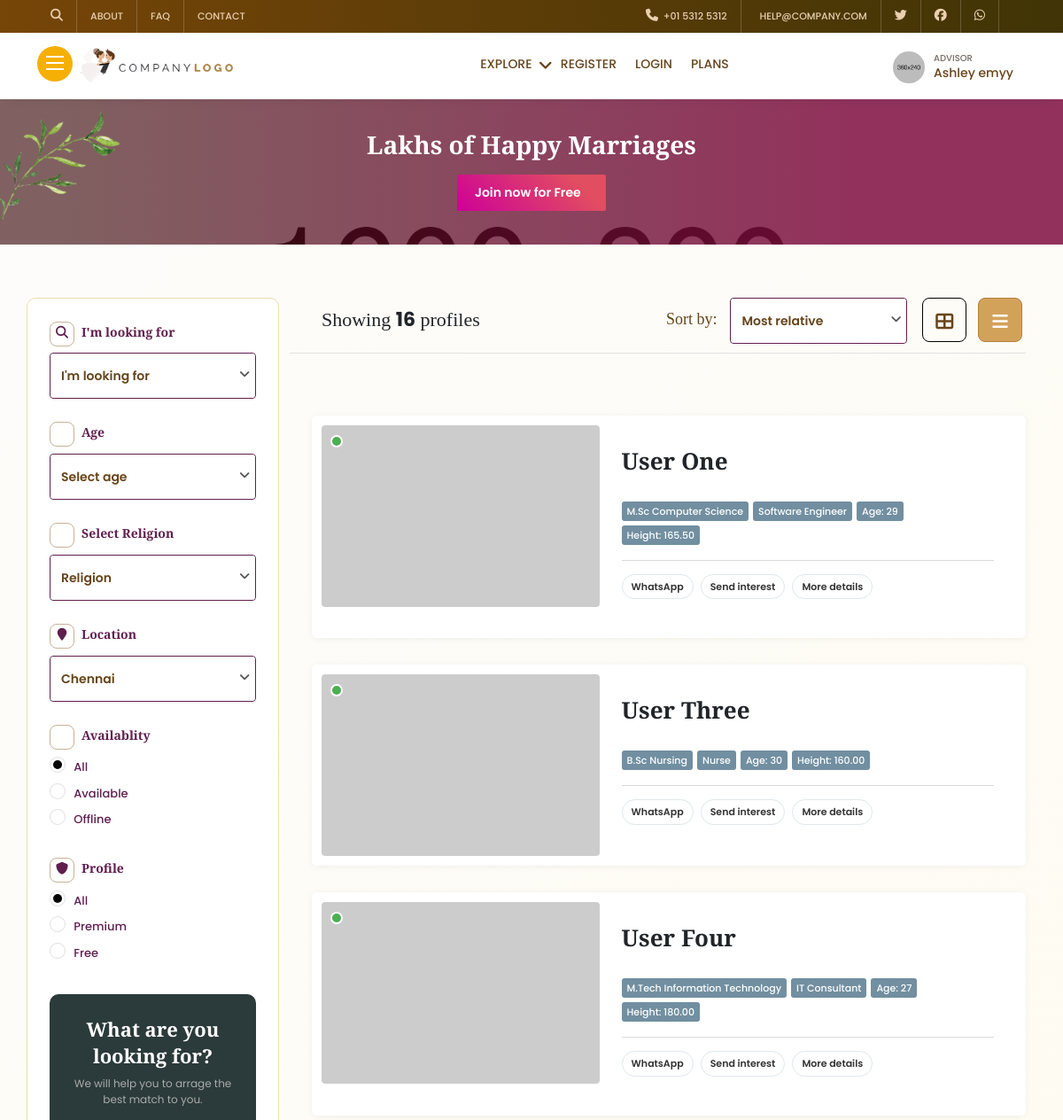
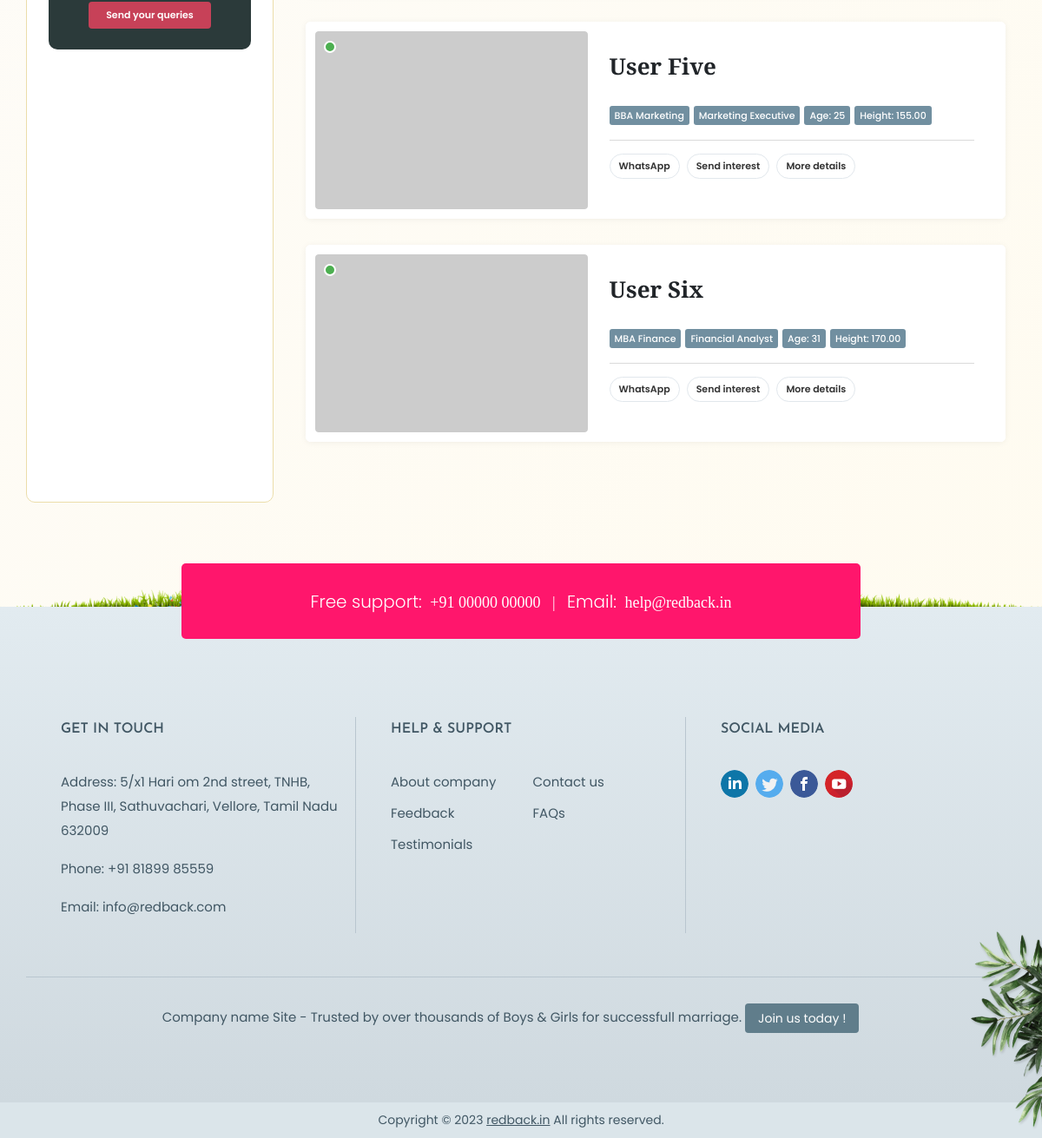
Screenshot of /allprofiles/ with the database file from the repository (2 pictures, top to bottom).
### app/models.py (models this page shows, shortened)
class Biodata(models.Model):
    user = models.OneToOneField(User, on_delete=models.CASCADE)
    gender = models.CharField(choices=genderchoices,max_length=10)
    city = models.ForeignKey(City, on_delete=models.SET_NULL, null=True)
    date_of_birth = models.DateField()
    age = models.IntegerField()
    height = models.DecimalField(max_digits=5, decimal_places=2)  # Example: 5.9 for 5'9"
    weight = models.DecimalField(max_digits=5, decimal_places=2)  # Example: 70.5 for 70.5 kg
    father_name = models.CharField(max_length=150)
    mother_name = models.CharField(max_length=150)
    address = models.TextField()
    job_type = models.ForeignKey(JobType, on_delete=models.SET_NULL, null=True)
    company_name = models.CharField(max_length=150)
    salary = models.IntegerField()
    job_experience = models.DecimalField(max_digits=5, decimal_places=2)  # Example: 3.5 for 3.5 years
    degree = models.CharField(max_length=150)
    about = models.TextField(default='no details')
    school = models.CharField(max_length=150)
    college = models.CharField(max_length=150)
    whatsapp_link = models.URLField(max_length=200, blank=True, null=True)
    facebook_link = models.URLField(max_length=200, blank=True, null=True)
    instagram_link = models.URLField(max_length=200, blank=True, null=True)
    x_link = models.URLField(max_length=200, blank=True, null=True)  # X (formerly Twitter)
    youtube_link = models.URLField(max_length=200, blank=True, null=True)
    linkedin_link = models.URLField(max_length=200, blank=True, null=True)
    hobbies = models.ManyToManyField(Hobby)
    religion = models.ForeignKey(Religion, on_delete=models.SET_NULL, null=True)
    family_name = models.CharField(max_length=150)
    profession = models.CharField(max_length=150)
    position = models.CharField(max_length=150)
    image1 = models.ImageField(upload_to='images/profile', blank=True, null=True)
    image2 = models.ImageField(upload_to='images/profile', blank=True, null=True)
    image3 = models.ImageField(upload_to='images/profile', blank=True, null=True)
    image4 = models.ImageField(upload_to='images/profile', blank=True, null=True)

class User(AbstractBaseUser):
    email = models.EmailField(max_length=255, unique=True)
    name = models.CharField(max_length=255)
    phone = models.CharField(max_length=15)
    is_active = models.BooleanField(default=True)
    is_admin = models.BooleanField(default=False)
    objects = UserManager()
    USERNAME_FIELD = 'email'
    REQUIRED_FIELDS = ['name', 'phone']

### app/views/biodataview.py (the view, shortened to what this page needs)
# urls.py: path('allprofiles/', biodataview.allprofiles, name='allprofiles'),
def allprofiles(request):
    profiles = Biodata.objects.all()
    totalprofiles = profiles.count()
    paginator = Paginator(profiles, 5)  # 10 profiles per page
    page_number = request.GET.get('page')
    page_obj = paginator.get_page(page_number)
    return render(request, 'pages/allprofiles.html', {'profiles': page_obj, 'totalprofiles': totalprofiles})

### templates/pages/allprofiles.html (shortened to what this page needs)
{% extends 'base/base.html' %}
{% load static %}
{% block content %}
    <section>
        <div class="all-pro-head">
            <div class="container">
                <div class="row">
                    <h1>Lakhs of Happy Marriages</h1>
                    <a href="sign-up.html">Join now for Free </a>
                </div>
            </div>
        </div>
    </section>
    <section>
        <div class="all-weddpro all-jobs all-serexp chosenini">
            <div class="container">
                <div class="row">
                    <div class="col-md-3 fil-mob-view">
                        <div class="filt-com lhs-cate">
                            <h4><i class="fa fa-search" aria-hidden="true"></i> I'm looking for</h4>
                            <div class="form-group">
                                <select class="chosen-select">
                                    <option value="">I'm looking for</option>
                                </select>
                            </div>
                        </div>
                        <div class="filt-com lhs-cate">
                            <h4><i class="fa fa-clock-o" aria-hidden="true"></i>Age</h4>
                            <div class="form-group">
                                <select class="chosen-select">
                                    <option value="">Select age</option>
                                </select>
                            </div>
                        </div>
                        <div class="filt-com lhs-cate">
                            <h4><i class="fa fa-bell-o" aria-hidden="true"></i>Select Religion</h4>
                            <div class="form-group">
                                <select class="chosen-select">
                                    <option>Religion</option>
                                </select>
                            </div>
                        </div>
                        <div class="filt-com lhs-cate">
                            <h4><i class="fa fa-map-marker" aria-hidden="true"></i>Location</h4>
                            <div class="form-group">
                                <select class="chosen-select" name="addjbmaincate">
                                    <option value="Chennai">Chennai</option>
                                </select>
                            </div>
                        </div>
                        <div class="filt-com lhs-rati lhs-avail lhs-cate">
                            <h4><i class="fa fa-thumbs-o-up" aria-hidden="true"></i> Availablity</h4>
                            <ul>
                                <li>
                                    <div class="rbbox">
                                        <label for="exav1">All</label>
                                    </div>
                                </li>
                                <li>
                                    <div class="rbbox">
                                        <label for="exav2">Available</label>
                                    </div>
                                </li>
                                <li>
                                    <div class="rbbox">
                                        <label for="exav3">Offline</label>
                                    </div>
                                </li>
                            </ul>
                        </div>
                        <div class="filt-com lhs-rati lhs-ver lhs-cate">
                            <h4><i class="fa fa-shield" aria-hidden="true"></i>Profile</h4>
                            <ul>
                                <li>
                                    <div class="rbbox">
                                        <label for="exver1">All</label>
                                    </div>
                                </li>
                                <li>
                                    <div class="rbbox">
                                        <label for="exver2">Premium</label>
                                    </div>
                                </li>
                                <li>
                                    <div class="rbbox">
                                        <label for="exver3">Free</label>
                                    </div>
                                </li>
                            </ul>
                        </div>
                        <div class="filt-com filt-send-query">
                            <div class="send-query">
                                <h5>What are you looking for?</h5>
                                <p>We will help you to arrage the best match to you.</p>
                                <a href="#!" data-toggle="modal" data-target="#expfrm">Send your queries</a>
                            </div>
                        </div>
                    </div>
                    <div class="col-md-9">
                        <div class="short-all">
                            <div class="short-lhs">
                                Showing <b>{{totalprofiles}}</b> profiles
                            </div>
                            <div class="short-rhs">
                                <ul>
                                    <li>
                                        Sort by:
                                    </li>
                                    <li>
                                        <div class="form-group">
                                            <select class="chosen-select">
                                                <option value="">Most relative</option>
                                            </select>
                                        </div>
                                    </li>
                                    <li>
                                        <div class="sort-grid sort-grid-1">
                                            <i class="fa fa-th-large" aria-hidden="true"></i>
                                        </div>
                                    </li>
                                    <li>
                                        <div class="sort-grid sort-grid-2 act">
                                            <i class="fa fa-bars" aria-hidden="true"></i>
                                        </div>
                                    </li>
                                </ul>
                            </div>
                        </div>
                        <div class="all-list-sh">
                            <ul>
                                {% include 'inc/allprofile/all1.html' %}
                            </ul>
                        </div>
                    </div>
                </div>
            </div>
        </div>
    </section>
{% endblock content %}

### templates/inc/allprofile/all1.html (shortened to what this page needs)
<div class="all-list-sh">
    <ul id="profile-list">
        {% for item in profiles %}
        <li>
            <div class="all-pro-box user-avil-onli" data-useravil="avilyes" data-aviltxt="Available online">
                <div class="pro-img">
                    <a href="{% url 'profile_detail' item.id %}">
                        <img src="{{item.image1}}" alt="">
                    </a>
                    <div class="pro-ave" title="User currently available">
                        <span class="pro-ave-yes"></span>
                    </div>
                </div>
                <div class="pro-detail">
                    <h4><a href="{% url 'profile_detail' item.id %}">{{ item.user.name }}</a></h4>
                    <div class="pro-bio">
                        <span>{{ item.degree }}</span>
                        <span>{{ item.profession }}</span>
                        <span>Age: {{ item.age }}</span>
                        <span>Height: {{ item.height }}</span>
                    </div>
                    <div class="links">
                        <a href="#!">WhatsApp</a>
                        <a href="#!" class="cta cta-sendint" data-bs-toggle="modal" data-bs-target="#sendInter">Send interest</a>
                        <a href="profile-details.html">More details</a>
                    </div>
                </div>
                <span class="enq-sav" data-toggle="tooltip" title="Click to save this profile.">
                    <i class="fa fa-thumbs-o-up" aria-hidden="true"></i>
                </span>
            </div>
        </li>
        {% endfor %}
    </ul>
</div>

### rows the page displays
Biodata: user.name "User One", degree "M.Sc Computer Science", profession "Software Engineer", age "29", height "165.50"
Biodata: user.name "User Three", degree "B.Sc Nursing", profession "Nurse", age "30", height "160.00"
Biodata: user.name "User Four", degree "M.Tech Information Technology", profession "IT Consultant", age "27", height "180.00"
Biodata: user.name "User Five", degree "BBA Marketing", profession "Marketing Executive", age "25", height "155.00"
Biodata: user.name "User Six", degree "MBA Finance", profession "Financial Analyst", age "31", height "170.00"

### other values shown
{{ totalprofiles }} "16"
